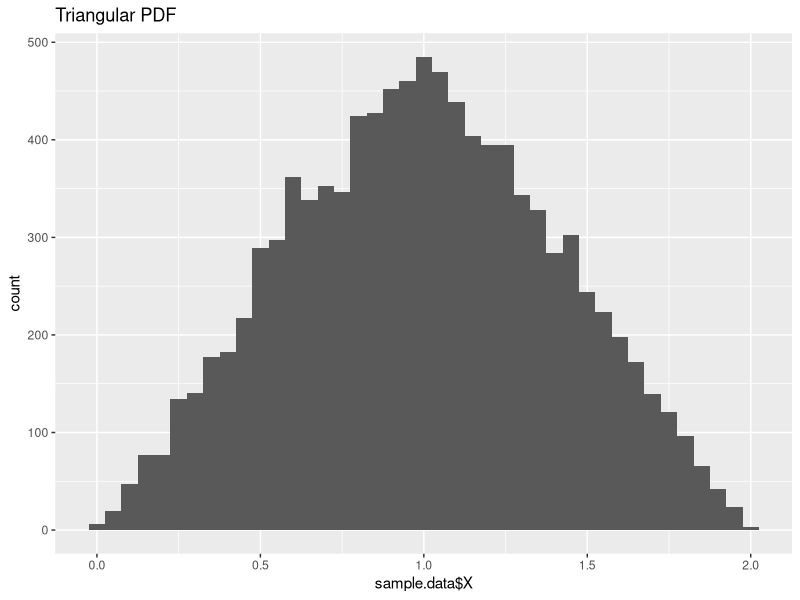
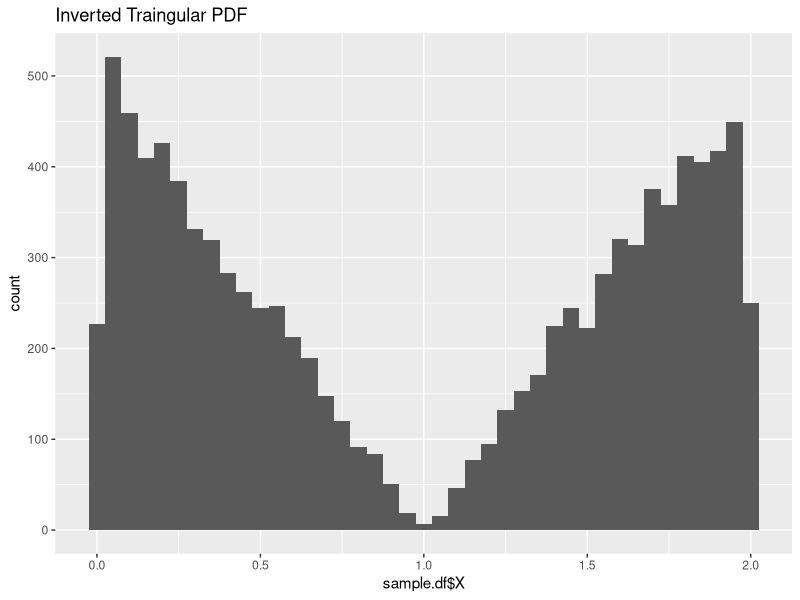
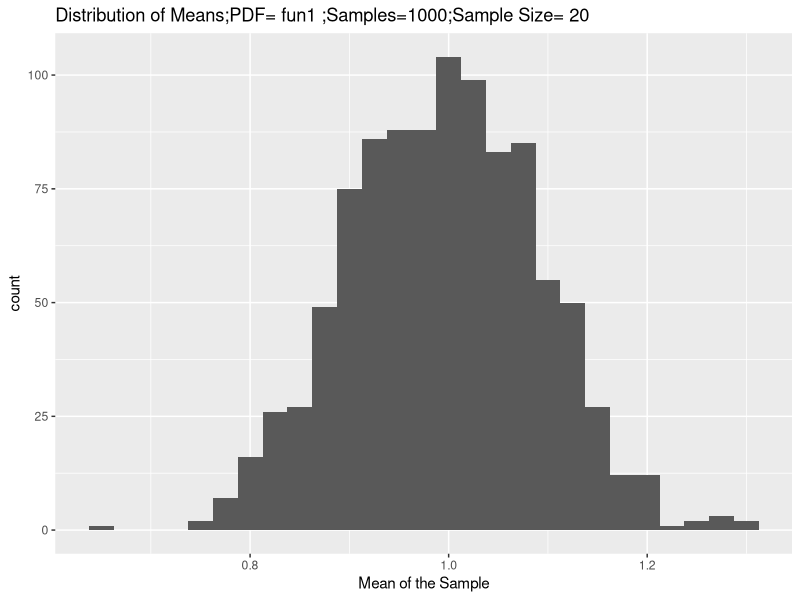
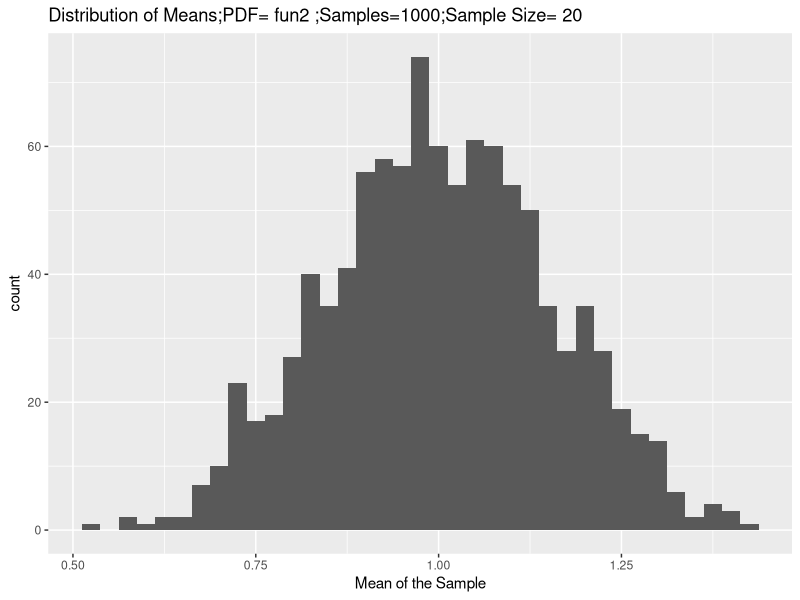
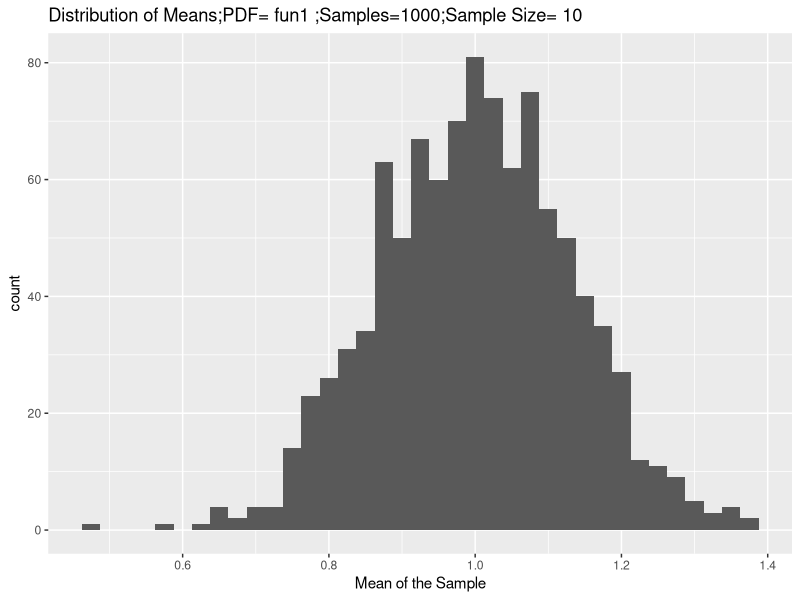
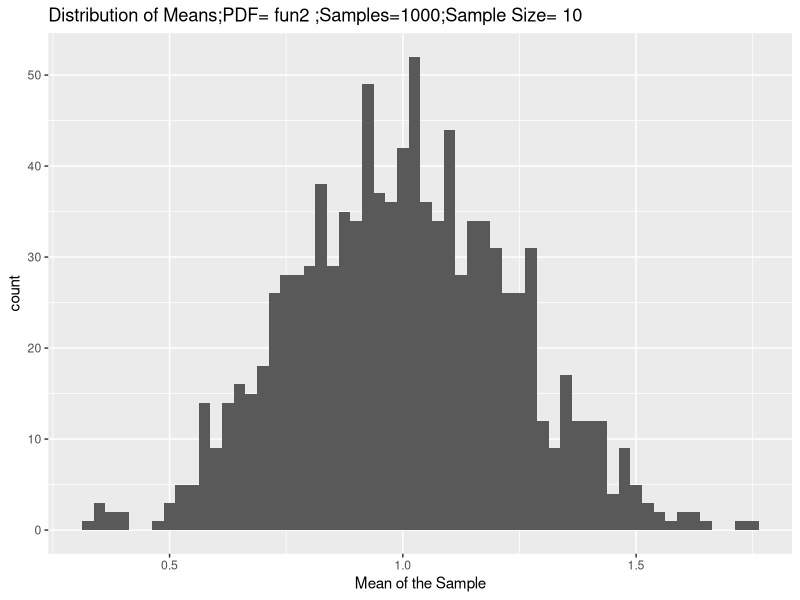

Recreate these plots in R, in order.
## ---- chunk 1
fun1 <- function(x){
    if(0 <= x && x <= 2){
        if(x <= 1){
            return(x)
        } else {
            return(2-x)
        }
    }
}
## ---- chunk 2
inverseCDF <- function(y){
  resp <- 0
  if (0 <= y &&  y <= 1) {
    if ( y <= 0.5) {
      resp = (sqrt(2*y))
    } else {
      resp = (2 - sqrt(2 * (1-y)) )
    }
  }
  else  {
    resp = 0 # Out of range !
  }
  return (resp)
}

## ---- chunk 3
require(ggplot2)
sample.data <- data.frame(X = sapply(runif(10000), inverseCDF))
print(head(sample.data))
ggplot(data = sample.data, aes(sample.data$X)) + geom_histogram(binwidth=.05) + ggtitle("Triangular PDF")
## ---- chunk 4
fun2 <- function(x) {
  resp <- 0
  if (0 <= x && x <= 2) {
    if (x <= 1) {
      resp <- (1 - x)
    }
    else {
      resp <- (x - 1)
    }
  }
  
  return (resp)
}
## ---- chunk 5
#simply, create vector of values between 0 and 2
x <- seq(from = 0, to = 2, length.out = 10000)

#create vector of probabilities, which can be used later for sampling.
funx.prob <- sapply(x, fun2)

#Now, create a sample
sample.df <- data.frame(X = sample(x, 10000, replace=TRUE, prob=funx.prob))
ggplot(sample.df, aes(sample.df$X)) + geom_histogram(binwidth=.05) + ggtitle("Inverted Traingular PDF")

## ---- chunk 6
distributionOfMeans <- function(n, pdf) {
   #Calculates the mean of 1000 samples of size n for the given pdf
   #plots the distribution of the mean.
  
  x <- seq(0, 2, by=0.01)
  funx.prob <- sapply(x, pdf)
  means <- c()
  
  for(i in 1:1000) {
    sampleiter <-  sample(x, n, replace=TRUE, prob=funx.prob)
    means <- c(means, mean(sampleiter))
  }
  
  print(paste(("The mean of the samplings is: "), mean(means)))
  print(paste(("The standard deviation of the samplings is: "), sd(means)))
  
  means.df <- data.frame(means)
  ggplot(means.df, aes(means)) + geom_histogram(binwidth=.025) + xlab("Mean of the Sample") + ggtitle(paste("Distribution of Means;PDF=",  deparse(substitute(pdf)), ";Samples=1000;Sample Size=", n)) 
  

}

## ---- chunk 7
distributionOfMeans(n=20, pdf=fun1)
distributionOfMeans(n=20, pdf=fun2)
## ---- chunk 8
distributionOfMeans(n=10, pdf=fun1)
distributionOfMeans(n=10, pdf=fun2)
